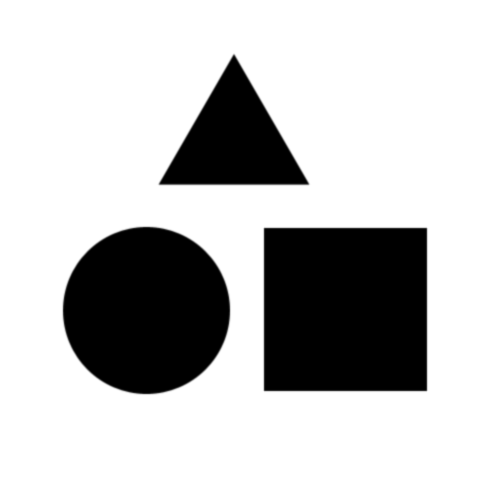
#> input picture LevelSet/sample.bmp, 500 x 500 px, found by its file name
$ python LevelSet2D.py
#> lines starting #> are read from the running program, lines starting #| are printed output that depends on the picture; after the words box and inside, x2 and y2 are one past the last pixel; in counts of white or black regions, pixels touching at a corner belong together
import numpy as np
from enum import Enum
import cv2
import time

gridsize = 500
wband = 10
wreset = 3
initialoffset = 1
maxnarrowband = 100 * gridsize * wband

maxfront = 100 * gridsize

FARAWAY = 1
BAND = 2
RESETBAND = 3
FRONT = 4

dt = 1
gain = 0.1

phi = np.empty((gridsize,gridsize))
dphi = np.empty((gridsize,gridsize))
F = np.empty((gridsize,gridsize))
gray = np.empty((gridsize,gridsize),dtype=np.uint8)
status = np.empty((gridsize,gridsize),dtype=np.uint8)
Front = np.empty((maxfront,2))
NFront = None
NarrowBand = np.empty((maxnarrowband,2),dtype=np.int32)
NNarrowBand = None
CircleMap = np.empty((wband+1,7*(wband + 1),2),dtype=np.int32)
NCircleMap = np.empty((wband+1,),dtype=np.int32)

def InitializeCircleMap():
    NCircleMap.fill(0)

    for x in range(-wband, wband+1):
        for y in range(-wband, wband+1):
            d = int(np.linalg.norm([x,y]))
            if(d <= wband):
                CircleMap[d,NCircleMap[d],0] = x
                CircleMap[d,NCircleMap[d],1] = y
                NCircleMap[d] += 1

def InitializeFrontPosition():
    n = 0
    status.fill(FARAWAY)

    for x in range(initialoffset, gridsize-initialoffset):
        status[x,initialoffset] = FRONT
        Front[n,0] = x
        Front[n,1] = initialoffset
        phi[x,initialoffset] = 0.0
        n += 1

    for y in range(initialoffset, gridsize-initialoffset):
        status[gridsize-1-initialoffset,y] = FRONT
        Front[n,0] = gridsize-1-initialoffset
        Front[n,1] = y
        phi[gridsize-1-initialoffset,y] = 0.0
        n += 1

    for x in range(gridsize-1-initialoffset, initialoffset-1, -1):
        status[x,gridsize-1-initialoffset] = FRONT
        Front[n,0] = x
        Front[n,1] = gridsize-1-initialoffset
        phi[x,gridsize-1-initialoffset] = 0.0
        n += 1

    for y in range(gridsize-1-initialoffset, initialoffset-1, -1):
        status[initialoffset,y] = FRONT
        Front[n,0] = initialoffset
        Front[n,1] = y
        phi[initialoffset,y] = 0.0
        n += 1

    global NFront
    NFront = n

    for x in range(gridsize):
        for y in range(gridsize):
            if(status[x,y] != FRONT):
                if(x > initialoffset and x < gridsize-initialoffset-1
                and y > initialoffset and y < gridsize-initialoffset-1):
                    phi[x,y] = -wband
            else:
                phi[x,y] = wband

    global NNarrowBand
    NNarrowBand = 0
    SetSpeedFunction(1)

def SetSpeedFunction(reset):
    Fs = 0
    global NNarrowBand

    xy = NarrowBand[:NNarrowBand]
    F[xy] = 0.0
    dphi[xy] = 0.0

    if reset:
        status[xy] = np.where(status[xy] != FRONT, FARAWAY, FRONT)

    # print(NFront)
    for f in Front[:NFront]:
        x = int(f[0])
        y = int(f[1])

        if x < 1 or x > gridsize - 2 or y < 1 or y > gridsize - 2:
            continue

        dx = float(gray[x+1, y]) - gray[x,y]
        dy = float(gray[x,y+1]) - gray[x,y]

        F[x,y] = 1.0 /(1.0 + np.sqrt(dx*dx+dy*dy))

        dfx = ((phi[x+1,y+1] - phi[x-1,y+1])
                + 2.0*(phi[x+1,y] - phi[x-1,y])
                + (phi[x+1,y-1] - phi[x-1,y-1]))/4.0/2.0
        dfy = ((phi[x+1,y+1] - phi[x+1,y-1])
                + 2.0*(phi[x,y+1] - phi[x,y-1])
                + (phi[x-1,y+1] - phi[x-1,y-1]))/4.0/2.0
        dfxy = ((phi[x+1,y+1] - phi[x-1,y+1])
                - (phi[x+1,y-1] - phi[x-1,y-1]))/2.0/2.0
        dfx2 = ((phi[x+1,y+1] + phi[x-1,y+1] - 2.0 * phi[x,y+1])
                + 2.0*(phi[x+1,y] + phi[x-1,y] - 2.0 * phi[x,y])
                + (phi[x+1,y-1] + phi[x-1,y-1]) - 2.0 * phi[x,y-1])/4.0
        dfy2 = ((phi[x+1,y+1] + phi[x+1,y-1] - 2.0 * phi[x+1,y])
                + 2.0*(phi[x,y+1] + phi[x,y-1] - 2.0 * phi[x,y])
                + (phi[x-1,y+1] + phi[x-1,y-1]) - 2.0 * phi[x-1,y])/4.0

        df = np.sqrt(dfx*dfx+dfy*dfy)
        if df != 0.0:
            kappa = (dfx2 * dfy * dfy - 2.0 * dfx * dfy * dfxy
                    + dfy2 * dfx * dfx) / (df * df * df)
        else:
            kappa = 0.0

        F[x,y] = F[x,y] * (-1.0 - gain * kappa)

        Fs += F[x,y]

    for d in range(wband, 0, -1):
        for f in Front[:NFront]:
            xf = int(f[0])
            yf = int(f[1])

            if reset:
                phi[xf,yf] = 0.0

            update_x = CircleMap[d,:NCircleMap[d],0] + xf
            update_y = CircleMap[d,:NCircleMap[d],1] + yf


            skip = (update_x < 0) | (update_x > gridsize - 1) | (update_y < 0) | (update_y > gridsize - 1)
            skip[~skip] = (status[update_x[~skip], update_y[~skip]] == FRONT)
            # print(skip)

            F[update_x[~skip], update_y[~skip]] = F[xf,yf]

            if reset:
                if d > wband - wreset:
                    status[update_x[~skip], update_y[~skip]] = RESETBAND
                else:
                    status[update_x[~skip], update_y[~skip]] = BAND
                phi[update_x[~skip], update_y[~skip]] = np.where(phi[update_x[~skip], update_y[~skip]] < 0, -d, d)

            # [18 lines of commented-out code are left out]

    if reset:
        n = 0
        for x in range(gridsize):
            for y in range(gridsize):
                if status[x,y] != FARAWAY:
                    NarrowBand[n,0] = x
                    NarrowBand[n,1] = y
                    n += 1
                    if(n >= maxnarrowband):
                        print('maxnarrowband')
                        return 0

        NNarrowBand = n

    return Fs

def FrontPropagation():
    for x, y in NarrowBand[:NNarrowBand]:

        if x < 1 or x > gridsize - 2 or y < 1 or y > gridsize - 2:
            continue

        if F[x,y] > 0.0 :
            fdxm = np.max(phi[x,y] - phi[x-1,y],0)
            fdxp = np.min(phi[x+1,y] - phi[x,y],0)
            fdym = np.max(phi[x,y] - phi[x,y-1],0)
            fdyp = np.min(phi[x,y+1] - phi[x,y],0)

            dphi[x,y] = F[x,y] * np.sqrt(fdxm * fdxm + fdxp * fdxp + fdym * fdym + fdyp * fdyp) * dt
        else:
            fdxp = np.max(phi[x+1,y] - phi[x,y],0)
            fdxm = np.min(phi[x,y] - phi[x-1,y],0)
            fdyp = np.max(phi[x,y+1] - phi[x,y],0)
            fdym = np.min(phi[x,y] - phi[x,y-1],0)

            dphi[x,y] = F[x,y] * np.sqrt(fdxm * fdxm + fdxp * fdxp + fdym * fdym + fdyp * fdyp) * dt


    for i in range(NNarrowBand):
        x = NarrowBand[i,0]
        y = NarrowBand[i,1]
        phi[x,y] = phi[x,y] - dphi[x,y]


def ReLabeling():
    n = 0
    flg = 0

    for i in range(NNarrowBand):
        x = NarrowBand[i,0]
        y = NarrowBand[i,1]

        if x < 1 or x > gridsize - 2 or y < 1 or y > gridsize - 2:
            continue

        if ((phi[x,y] >= 0.0 and
            ((phi[x+1,y] + phi[x,y] <= 0.0) or (phi[x,y+1] + phi[x,y] <= 0.0) or
             (phi[x-1,y] + phi[x,y] <= 0.0) or (phi[x,y-1] + phi[x,y] <= 0.0))) or
            (phi[x,y] <= 0.0 and
            ((phi[x+1,y] + phi[x,y] >= 0.0) or (phi[x,y+1] + phi[x,y] >= 0.0) or
             (phi[x-1,y]+ phi[x,y] >= 0.0) or (phi[x,y-1] + phi[x,y] >= 0.0)))):

            if status[x,y] == RESETBAND:
                flg = 1

            status[x,y] = FRONT
            Front[n,0] = x
            Front[n,1] = y

            n += 1
            if n >= maxfront:
                print('maxfront')
                return -1
        else:
            if status[x,y] == FRONT:
                status[x,y] = BAND

    global NFront
    NFront = n
    return flg

def DrawContour():
    global dst
    dst = np.copy(img)
    for i in range(NFront-1):
        dst = cv2.rectangle(dst, (int(Front[i,1]), int(Front[i,0])),
                            (int(Front[i,1])+1, int(Front[i,0])+1), (100,100,100))

img = cv2.imread('LevelSet/sample.bmp')
#> img is the input picture: shape (500, 500, 3); min 0, max 255, mean 195.5
dst = np.copy(img)
gray = img = cv2.imread('LevelSet/sample.bmp', cv2.IMREAD_GRAYSCALE)
#> gray: shape (500, 500); min 0, max 255, mean 195.5

cv2.namedWindow('Image', 1)
cv2.resizeWindow('Image',gridsize, gridsize)

InitializeCircleMap()

InitializeFrontPosition()
#> the loop in SetSpeedFunction, `for f in Front[:NFront]:` made 1992 passes
#> Fs on passes 1 to 3: -0.434, -1.29, -2.29
#> after the loop in SetSpeedFunction, `for f in Front[:NFront]:`: Fs = -1986.3
#> after the loop in SetSpeedFunction, `for d in range(wband, 0, -1):`:
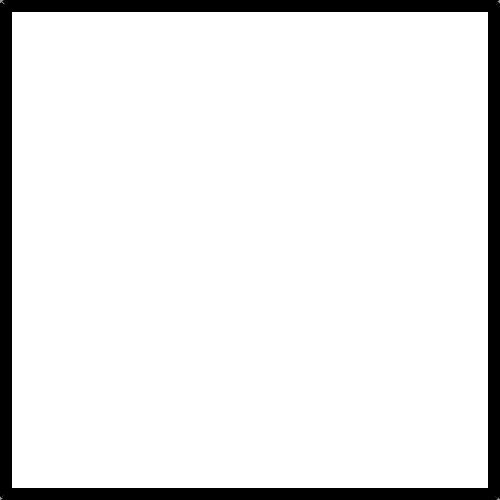
#> F: shape (500, 500) float64; min -1, max 0, mean -0.0936; drawn with min black and max white
# print(status)
# cv2.imshow('Image', 50 * status)
# cv2.waitKey(0)

reset = 1
#> reset = 1
Fs = 0

while True:
    cv2.imshow('Image', dst)

    Fs = SetSpeedFunction(reset)
#> call 2 of SetSpeedFunction, with reset = 1
#> in SetSpeedFunction (call 2), `F[xy] = 0.0`: F: shape (500, 500) float64; 9.37% of pixels changed, all inside (x1, y1, x2, y2) = (0, 0, 500, 500)
#> in SetSpeedFunction (call 2), `status[xy] = np.where(status[xy] != FRONT, FARAWAY, FRONT)`:
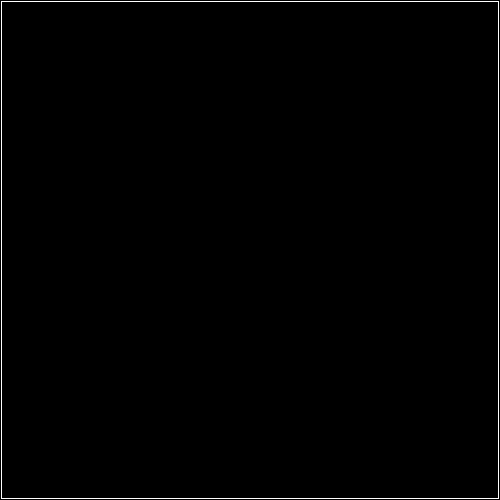
#> status: shape (500, 500); values 1 (black) and 4 (white), 0.8% white in thin lines or dots
#> the loop in SetSpeedFunction (call 2), `for f in Front[:NFront]:` made 1992 passes
#> (dfx, dfy, dfxy, dfx2, dfy2, df, kappa, Fs) on passes 1 to 12: (-0.5, -0.5, -0.5, 0.5, 0.5, 0.707, 1.41, -1.14), (-0.125, -0.875, -0.25, 0.25, 0.25, 0.884, 0.362, -2.18), (0, -1, 0, 0, 0, 1, 0, -3.18), (0, -1, 0, 0, 0, 1, 0, -4.18), (0, -1, 0, 0, 0, 1, 0, -5.18), (0, -1, 0, 0, 0, 1, 0, -6.18), (0, -1, 0, 0, 0, 1, 0, -7.18), (0, -1, 0, 0, 0, 1, 0, -8.18), (0, -1, 0, 0, 0, 1, 0, -9.18), (0, -1, 0, 0, 0, 1, 0, -10.18), (0, -1, 0, 0, 0, 1, 0, -11.18), (0, -1, 0, 0, 0, 1, 0, -12.18)
#> (dfx, dfy, dfxy, dfx2, dfy2, df, kappa) on pass 44: (0, -1, 0, 0, 0, 1, 0)
#> after the loop in SetSpeedFunction (call 2), `for f in Front[:NFront]:`:
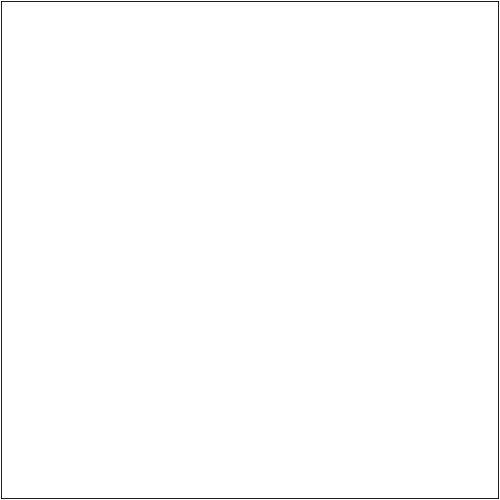
#> F: shape (500, 500) float64; min -1.14, max 0, mean -0.00796; drawn with min black and max white
#> after the loop in SetSpeedFunction (call 2), `for d in range(wband, 0, -1):`:
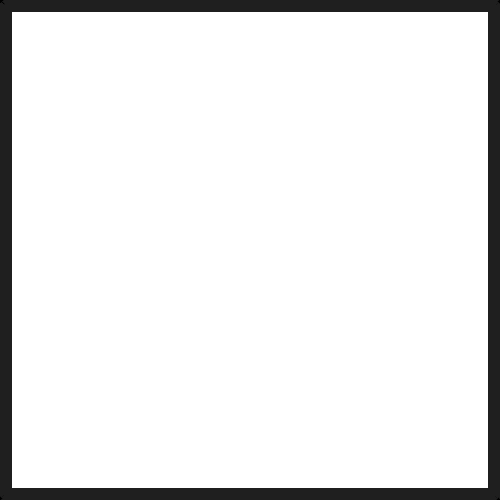
#> F: shape (500, 500) float64; 8.57% of pixels changed, all inside (x1, y1, x2, y2) = (0, 0, 500, 500); drawn with min black and max white
    # print(Fs)
    print(NFront)
    if Fs == 0.0:
        break

    FrontPropagation()
#> after the loop in FrontPropagation, `for i in range(NNarrowBand):`:
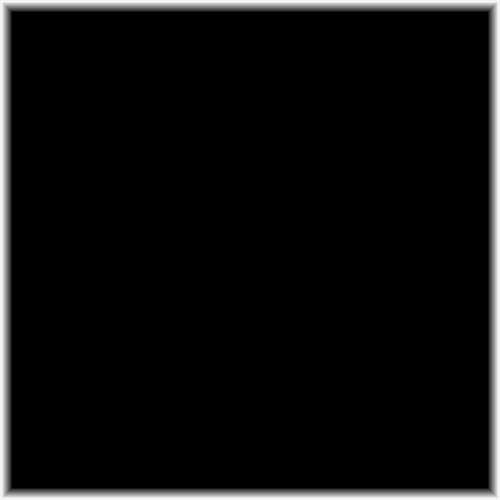
#> phi: shape (500, 500) float64; min -10, max 1.61, mean -9.36; drawn with min black and max white

    reset = ReLabeling()
#> after the loop in ReLabeling, `for i in range(NNarrowBand):`:
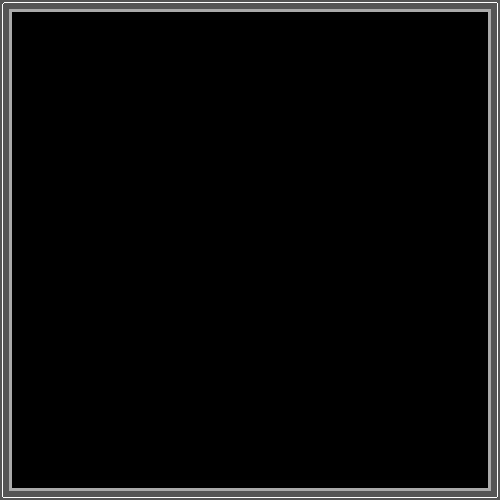
#> status: shape (500, 500); min 1, max 4, mean 1.13; drawn with min black and max white
    if reset < 0:
        break

    DrawContour()
#> after the loop in DrawContour, `for i in range(NFront-1):`:
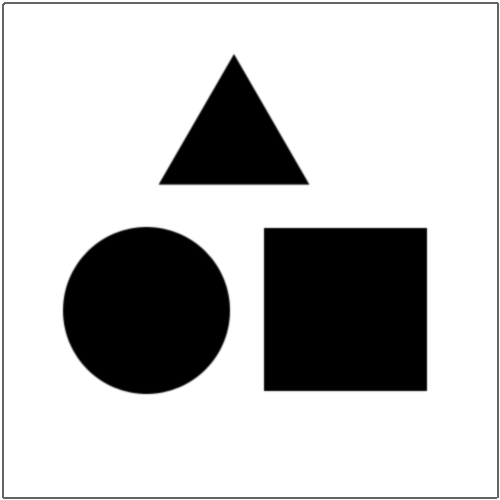
#> dst: shape (500, 500); min 0, max 255, mean 193.1

    key = cv2.waitKey(10)
#> (key Esc is pressed here)
    if(key == 'q' or key == 27):
        break
